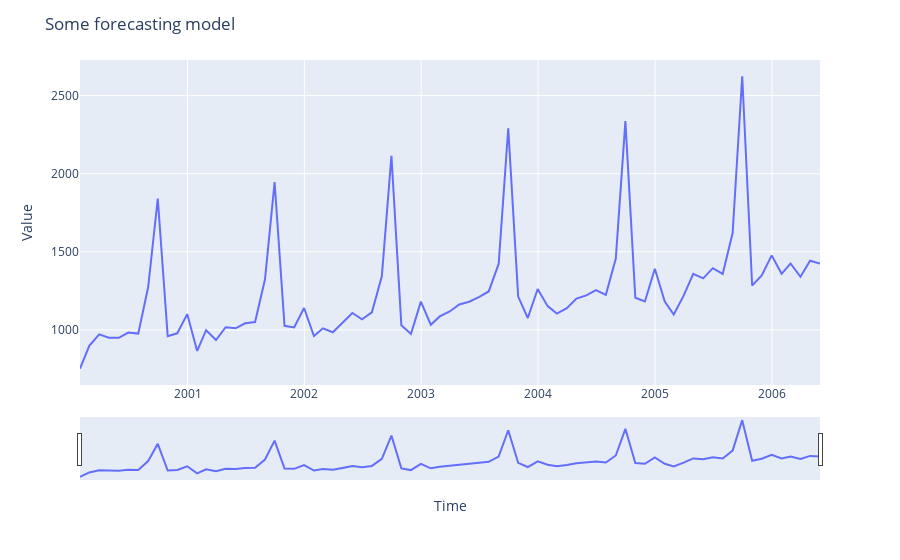

This figure's notebook cell:
### Markdown cell above
## Данные

### Code cell
# data_all = sm.datasets.macrodata.load_pandas().data
# data_all = data_all.set_index(pd.date_range('1959Q1',
#                                     '2009Q3',
#                                      freq=FREQ
#                                    )
#                      )


# data = data_all.loc[:,['infl']].iloc[:,0]
# # data = data.drop(columns = ['YEAR']).iloc[:,0]

# fig = px.line(x=data.index, y=data.values);
# fig.update_layout(title='Inflation rate',
#                    xaxis_title='Time',
#                    yaxis_title='Number of spots');
# fig.update_xaxes(rangeslider_visible=True);
# fig.show()


# Read in data and convert index to a datetime
period = 'Monthly'
df = pd.read_csv(f'data_seminars/m4_sample/{period}_sample.csv',
                 index_col=0)

# Ряды не размечены по датам, поэтому для удобства возьмём произвольную точку старта
df.index = pd.date_range(start='01-01-2000',
                         periods=df.shape[0],
                         freq='M')


ts = df[np.random.choice(df.columns)]


fig = px.line(x=ts.index, y=ts.values);
fig.update_layout(title='Some forecasting model',
                   xaxis_title='Time',
                   yaxis_title='Value');
fig.update_xaxes(rangeslider_visible=True);
fig.show()


def forplot(mul=False):
    fig = go.Figure()

    fig.add_trace(go.Scatter( x=ts.index,
                              y=ts.values)
                 )
    
    if mul:
         fig.add_trace(go.Scatter(x=forecs.index,
                             y=forecs.values))
    else:
        fig.add_trace(go.Scatter(x=forecs.index,
                                 y=forecs['mean']))

    fig.update_xaxes(rangeslider_visible=True);
    fig.show()

### Figure 1 — Plotly figure (JSON) as saved in the notebook; plotly's stock layout.template omitted (floating-point values rounded to 4 significant figures)
{"data": [{"hovertemplate": "x=%{x}<br>y=%{y}<extra></extra>", "legendgroup": "", "line": {"color": "#636efa", "dash": "solid"}, "mode": "lines", "name": "", "orientation": "v", "showlegend": false, "type": "scatter", "x": ["2000-01-31T00:00:00", "2000-02-29T00:00:00", "2000-03-31T00:00:00", "2000-04-30T00:00:00", "2000-05-31T00:00:00", "2000-06-30T00:00:00", "2000-07-31T00:00:00", "2000-08-31T00:00:00", "2000-09-30T00:00:00", "2000-10-31T00:00:00", "2000-11-30T00:00:00", "2000-12-31T00:00:00", "2001-01-31T00:00:00", "2001-02-28T00:00:00", "2001-03-31T00:00:00", "2001-04-30T00:00:00", "2001-05-31T00:00:00", "2001-06-30T00:00:00", "2001-07-31T00:00:00", "2001-08-31T00:00:00", "2001-09-30T00:00:00", "2001-10-31T00:00:00", "2001-11-30T00:00:00", "2001-12-31T00:00:00", "2002-01-31T00:00:00", "2002-02-28T00:00:00", "2002-03-31T00:00:00", "2002-04-30T00:00:00", "2002-05-31T00:00:00", "2002-06-30T00:00:00", "2002-07-31T00:00:00", "2002-08-31T00:00:00", "2002-09-30T00:00:00", "2002-10-31T00:00:00", "2002-11-30T00:00:00", "2002-12-31T00:00:00", "2003-01-31T00:00:00", "2003-02-28T00:00:00", "2003-03-31T00:00:00", "2003-04-30T00:00:00", "2003-05-31T00:00:00", "2003-06-30T00:00:00", "2003-07-31T00:00:00", "2003-08-31T00:00:00", "2003-09-30T00:00:00", "2003-10-31T00:00:00", "2003-11-30T00:00:00", "2003-12-31T00:00:00", "2004-01-31T00:00:00", "2004-02-29T00:00:00", "2004-03-31T00:00:00", "2004-04-30T00:00:00", "2004-05-31T00:00:00", "2004-06-30T00:00:00", "2004-07-31T00:00:00", "2004-08-31T00:00:00", "2004-09-30T00:00:00", "2004-10-31T00:00:00", "2004-11-30T00:00:00", "2004-12-31T00:00:00", "2005-01-31T00:00:00", "2005-02-28T00:00:00", "2005-03-31T00:00:00", "2005-04-30T00:00:00", "2005-05-31T00:00:00", "2005-06-30T00:00:00", "2005-07-31T00:00:00", "2005-08-31T00:00:00", "2005-09-30T00:00:00", "2005-10-31T00:00:00", "2005-11-30T00:00:00", "2005-12-31T00:00:00", "2006-01-31T00:00:00", "2006-02-28T00:00:00", "2006-03-31T00:00:00", "2006-04-30T00:00:00", "2006-05-31T00:00:00"], "xaxis": "x", "y": [751, 898, 971, 950, 949, 983, 976, 1274, 1841, 960, 978, 1101, 865, 998, 935, 1017, 1010, 1042, 1050, 1324, 1946, 1026, 1016, 1140, 960, 1010, 985, 1045, 1108, 1068, 1112, 1343, 2115, 1030, 974, 1181, 1033, 1086, 1118, 1163, 1180, 1209, 1246, 1422, 2291, 1213, 1076, 1262, 1152, 1104, 1139, 1200, 1221, 1255, 1224, 1457, 2337, 1206, 1182, 1391, 1182, 1098, 1219, 1359, 1330, 1395, 1358, 1620, 2624, 1284, 1348, 1477, 1359, 1425, 1340, 1443, 1425], "yaxis": "y"}], "layout": {"legend": {"tracegroupgap": 0}, "margin": {"t": 60}, "title": {"text": "Some forecasting model"}, "xaxis": {"anchor": "y", "domain": [0, 1], "rangeslider": {"visible": true}, "title": {"text": "Time"}}, "yaxis": {"anchor": "x", "domain": [0, 1], "title": {"text": "Value"}}}}
